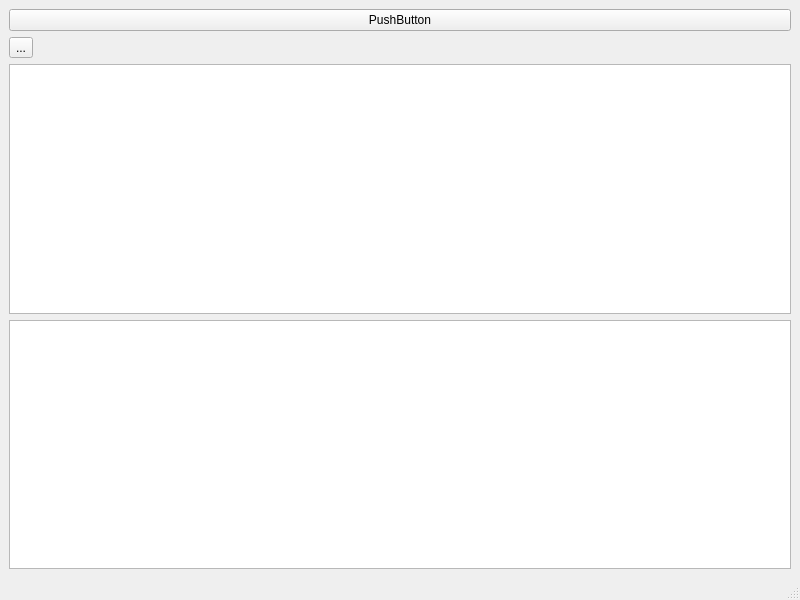
<?xml version="1.0" encoding="UTF-8"?>
<ui version="4.0">
 <class>MainWindow</class>
 <widget class="QMainWindow" name="MainWindow">
  <property name="geometry">
   <rect>
    <x>0</x>
    <y>0</y>
    <width>800</width>
    <height>600</height>
   </rect>
  </property>
  <property name="windowTitle">
   <string>MainWindow</string>
  </property>
  <widget class="QWidget" name="centralwidget">
   <layout class="QVBoxLayout" name="verticalLayout">
    <item>
     <widget class="QPushButton" name="pushButton">
      <property name="text">
       <string>PushButton</string>
      </property>
     </widget>
    </item>
    <item>
     <widget class="QToolButton" name="toolButton">
      <property name="text">
       <string>...</string>
      </property>
     </widget>
    </item>
    <item>
     <widget class="QTextEdit" name="textEdit_2"/>
    </item>
    <item>
     <widget class="QTextEdit" name="textEdit"/>
    </item>
   </layout>
  </widget>
  <widget class="QMenuBar" name="menubar">
   <property name="geometry">
    <rect>
     <x>0</x>
     <y>0</y>
     <width>800</width>
     <height>22</height>
    </rect>
   </property>
  </widget>
  <widget class="QStatusBar" name="statusbar"/>
 </widget>
 <resources/>
 <connections/>
</ui>
